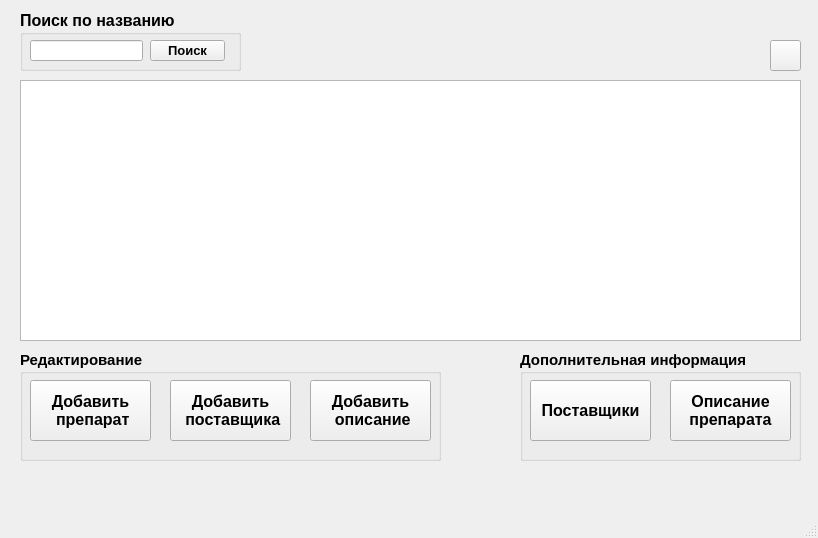
<?xml version="1.0" encoding="UTF-8"?>
<ui version="4.0">
 <class>MainWindow</class>
 <widget class="QMainWindow" name="MainWindow">
  <property name="geometry">
   <rect>
    <x>0</x>
    <y>0</y>
    <width>818</width>
    <height>538</height>
   </rect>
  </property>
  <property name="windowTitle">
   <string>Apteka</string>
  </property>
  <property name="toolTip">
   <string>Обновление таблицы</string>
  </property>
  <widget class="QWidget" name="centralwidget">
   <widget class="QGroupBox" name="groupBox">
    <property name="geometry">
     <rect>
      <x>520</x>
      <y>350</y>
      <width>281</width>
      <height>111</height>
     </rect>
    </property>
    <property name="font">
     <font>
      <pointsize>11</pointsize>
      <weight>75</weight>
      <bold>true</bold>
     </font>
    </property>
    <property name="title">
     <string>Дополнительная информация</string>
    </property>
    <widget class="QPushButton" name="dillerBtn">
     <property name="geometry">
      <rect>
       <x>10</x>
       <y>30</y>
       <width>121</width>
       <height>61</height>
      </rect>
     </property>
     <property name="font">
      <font>
       <pointsize>12</pointsize>
       <weight>75</weight>
       <bold>true</bold>
      </font>
     </property>
     <property name="text">
      <string>Поставщики</string>
     </property>
    </widget>
    <widget class="QPushButton" name="descriptBtn">
     <property name="geometry">
      <rect>
       <x>150</x>
       <y>30</y>
       <width>121</width>
       <height>61</height>
      </rect>
     </property>
     <property name="font">
      <font>
       <pointsize>12</pointsize>
       <weight>75</weight>
       <bold>true</bold>
      </font>
     </property>
     <property name="text">
      <string>Описание 
препарата</string>
     </property>
    </widget>
   </widget>
   <widget class="QGroupBox" name="groupBox_2">
    <property name="geometry">
     <rect>
      <x>20</x>
      <y>10</y>
      <width>221</width>
      <height>61</height>
     </rect>
    </property>
    <property name="font">
     <font>
      <pointsize>12</pointsize>
      <weight>75</weight>
      <bold>true</bold>
     </font>
    </property>
    <property name="title">
     <string>Поиск по названию</string>
    </property>
    <widget class="QPushButton" name="nameSearchBtn">
     <property name="geometry">
      <rect>
       <x>130</x>
       <y>30</y>
       <width>75</width>
       <height>21</height>
      </rect>
     </property>
     <property name="font">
      <font>
       <pointsize>10</pointsize>
       <weight>75</weight>
       <bold>true</bold>
      </font>
     </property>
     <property name="text">
      <string>Поиск</string>
     </property>
    </widget>
    <widget class="QLineEdit" name="lineEdit">
     <property name="geometry">
      <rect>
       <x>10</x>
       <y>30</y>
       <width>113</width>
       <height>21</height>
      </rect>
     </property>
    </widget>
   </widget>
   <widget class="QTableWidget" name="tableWidget">
    <property name="geometry">
     <rect>
      <x>20</x>
      <y>80</y>
      <width>781</width>
      <height>261</height>
     </rect>
    </property>
   </widget>
   <widget class="QGroupBox" name="groupBox_3">
    <property name="geometry">
     <rect>
      <x>20</x>
      <y>350</y>
      <width>421</width>
      <height>111</height>
     </rect>
    </property>
    <property name="font">
     <font>
      <pointsize>11</pointsize>
      <weight>75</weight>
      <bold>true</bold>
     </font>
    </property>
    <property name="title">
     <string>Редактирование</string>
    </property>
    <widget class="QPushButton" name="addDrugBtn">
     <property name="geometry">
      <rect>
       <x>10</x>
       <y>30</y>
       <width>121</width>
       <height>61</height>
      </rect>
     </property>
     <property name="font">
      <font>
       <pointsize>12</pointsize>
       <weight>75</weight>
       <bold>true</bold>
      </font>
     </property>
     <property name="text">
      <string>Добавить 
 препарат</string>
     </property>
    </widget>
    <widget class="QPushButton" name="addDillerBtn">
     <property name="geometry">
      <rect>
       <x>150</x>
       <y>30</y>
       <width>121</width>
       <height>61</height>
      </rect>
     </property>
     <property name="font">
      <font>
       <pointsize>12</pointsize>
       <weight>75</weight>
       <bold>true</bold>
      </font>
     </property>
     <property name="text">
      <string>Добавить 
 поставщика</string>
     </property>
    </widget>
    <widget class="QPushButton" name="addDescriptionBtn">
     <property name="enabled">
      <bool>true</bool>
     </property>
     <property name="geometry">
      <rect>
       <x>290</x>
       <y>30</y>
       <width>121</width>
       <height>61</height>
      </rect>
     </property>
     <property name="font">
      <font>
       <pointsize>12</pointsize>
       <weight>75</weight>
       <bold>true</bold>
      </font>
     </property>
     <property name="text">
      <string>Добавить 
 описание</string>
     </property>
    </widget>
   </widget>
   <widget class="QPushButton" name="reloadTabBtn">
    <property name="geometry">
     <rect>
      <x>770</x>
      <y>40</y>
      <width>31</width>
      <height>31</height>
     </rect>
    </property>
    <property name="text">
     <string/>
    </property>
    <property name="icon">
     <iconset>
      <normaloff>icons/update.png</normaloff>icons/update.png</iconset>
    </property>
    <property name="iconSize">
     <size>
      <width>25</width>
      <height>25</height>
     </size>
    </property>
   </widget>
  </widget>
  <widget class="QMenuBar" name="menubar">
   <property name="geometry">
    <rect>
     <x>0</x>
     <y>0</y>
     <width>818</width>
     <height>21</height>
    </rect>
   </property>
  </widget>
  <widget class="QStatusBar" name="statusbar"/>
 </widget>
 <resources/>
 <connections/>
</ui>
